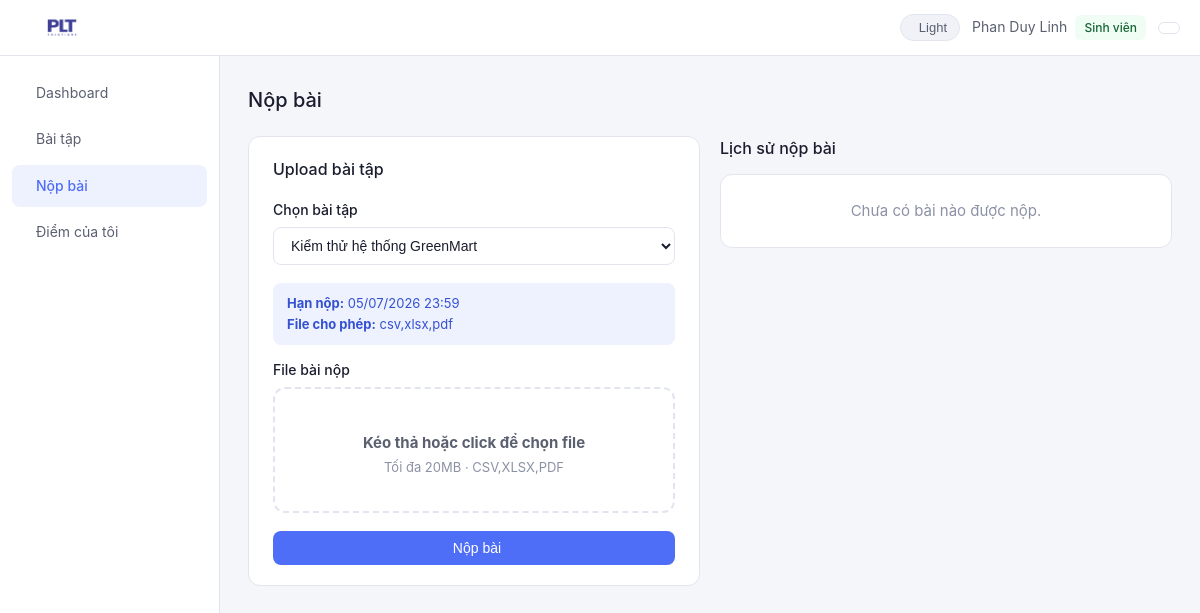
The app's page /submit.php?id=2 (signed in) with its own data.
### tables this page shows
CREATE TABLE assignments (
    id INT AUTO_INCREMENT PRIMARY KEY,
    title VARCHAR(200) NOT NULL,
    description TEXT,
    deadline DATETIME NOT NULL,
    class VARCHAR(50) NOT NULL,
    file_types VARCHAR(100) DEFAULT 'csv,xlsx,pdf',
    teacher_id INT NOT NULL,
    created_at TIMESTAMP DEFAULT CURRENT_TIMESTAMP,
    FOREIGN KEY (teacher_id) REFERENCES users(id)
);

### submit.php (the view, shortened to what this page needs)
<?php
$db = getDB();
$uid = $_SESSION['user_id'];
$stmt = $db->prepare('SELECT a.*, (SELECT id FROM submissions WHERE assignment_id=a.id AND student_id=?) as sub_id, (SELECT file_name FROM submissions WHERE assignment_id=a.id AND student_id=?) as sub_file, (SELECT status FROM submissions WHERE assignment_id=a.id AND student_id=?) as sub_status FROM assignments a WHERE a.class=? ORDER BY a.deadline ASC');
$stmt->execute([$uid, $uid, $uid, $_SESSION['class']]);
$assignments = $stmt->fetchAll();
$selectedId = (int)($_GET['id'] ?? 0);
$selected = null;
foreach ($assignments as $a) {
    if ($a['id'] == $selectedId) { $selected = $a; break; }
}
$stmt = $db->prepare('SELECT s.*, a.title, g.score, g.feedback FROM submissions s JOIN assignments a ON a.id=s.assignment_id LEFT JOIN grades g ON g.submission_id=s.id WHERE s.student_id=? ORDER BY s.submitted_at DESC');
$stmt->execute([$uid]);
$mySubmissions = $stmt->fetchAll();
require_once __DIR__ . '/includes/header.php';
?>
<div class="page-header">
  <div class="page-title">Nộp bài</div>
</div>
<div style="display:grid;grid-template-columns:1fr 1fr;gap:20px;align-items:start">
<div class="card">
  <div style="font-size:16px;font-weight:500;margin-bottom:16px">Upload bài tập</div>
  <form method="POST" enctype="multipart/form-data" id="uploadForm">
    <div class="form-group">
      <label class="form-label">Chọn bài tập</label>
      <select name="assignment_id" class="form-control" required onchange="this.form.submit()" id="assignSelect">
        <?php foreach ($assignments as $a): ?>
          <?php $expired = strtotime($a['deadline']) < time(); ?>
          <option value="<?= $a['id'] ?>" <?= $a['id']==$selectedId?'selected':'' ?> <?= $expired?'disabled':'' ?>>
            <?= htmlspecialchars($a['title']) ?> <?= $expired?'(Hết hạn)':'' ?>
          </option>
        <?php endforeach; ?>
      </select>
    </div>
    <?php if ($selected): ?>
    <div style="background:var(--accent-bg);border-radius:8px;padding:10px 14px;font-size:13px;color:var(--accent-text);margin-bottom:14px">
      <strong>Hạn nộp:</strong> <?= date('d/m/Y H:i', strtotime($selected['deadline'])) ?><br>
      <strong>File cho phép:</strong> <?= htmlspecialchars($selected['file_types']) ?>
    </div>
    <div class="form-group">
      <label class="form-label">File bài nộp</label>
      <div class="upload-zone" id="uploadZone">
        <strong id="uploadZoneText">Kéo thả hoặc click để chọn file</strong><br>
        <span style="font-size:13px;color:var(--text3)" id="uploadZoneHint">Tối đa 20MB · <?= htmlspecialchars(strtoupper($selected['file_types'])) ?></span>
      </div>
    </div>
    <button type="submit" class="btn btn-primary" style="width:100%;justify-content:center;" id="submitBtn">
      <i class="ti ti-upload"></i> Nộp bài
    </button>
    <?php else: ?>
    <div style="color:var(--text3);font-size:14px;text-align:center;padding:20px 0">Chọn bài tập để tiếp tục</div>
    <?php endif; ?>
  </form>
</div>
<div>
  <div style="font-size:16px;font-weight:500;margin-bottom:12px">Lịch sử nộp bài</div>
  <div class="list-card">
    <?php if (empty($mySubmissions)): ?>
    <div style="padding:24px;text-align:center;color:var(--text3)">Chưa có bài nào được nộp.</div>
    <?php endif; ?>
  </div>
</div>
</div>
<?php require_once __DIR__ . '/includes/footer.php'; ?>

### assets/css/style.css (style rules this page uses)
:root { --bg: #f5f6fa; --surface: #ffffff; --surface2: #f0f2f7; --text: #1a1d2e; --text2: #5a6070; --text3: #8b92a5; --accent: #4f6ef7; --accent-bg: #eef1fe; --accent-text: #3451d1; --success: #22c55e; --success-bg: #f0fdf4; --success-text: #166534; --warning: #f59e0b; --warning-bg: #fffbeb; --warning-text: #92400e; --danger: #ef4444; --danger-bg: #fef2f2; --danger-text: #991b1b; --border: #e2e5ef; --radius: 12px; --sidebar-w: 220px; --topbar-h: 56px; }
*, *::before, *::after { box-sizing: border-box; margin: 0; padding: 0; }
body { font-family: -apple-system, BlinkMacSystemFont, 'Segoe UI', sans-serif; background: var(--bg); color: var(--text); font-size: 15px; line-height: 1.6; transition: background .25s, color .25s; }
.btn { display: inline-flex; align-items: center; gap: 6px; padding: 9px 18px; border-radius: 8px; font-size: 14px; font-weight: 500; cursor: pointer; transition: all .2s; border: none; }
.btn-primary { background: var(--accent); color: #fff; }
.card { background: var(--surface); border: 1px solid var(--border); border-radius: var(--radius); padding: 20px 24px; transition: border-color .2s; }
.page-header { display: flex; align-items: center; justify-content: space-between; margin-bottom: 20px; }
.page-title { font-size: 20px; font-weight: 500; }
.list-card { background: var(--surface); border: 1px solid var(--border); border-radius: var(--radius); overflow: hidden; }
.form-group { margin-bottom: 18px; }
.form-label { display: block; font-size: 14px; font-weight: 500; margin-bottom: 6px; }
.form-control { width: 100%; padding: 9px 13px; border: 1px solid var(--border); border-radius: 8px; background: var(--surface); color: var(--text); font-size: 14px; transition: border-color .2s; }
.upload-zone { border: 2px dashed var(--border); border-radius: var(--radius); padding: 32px; text-align: center; cursor: pointer; transition: border-color .2s, background .2s, transform .15s; color: var(--text2); }

### records on screen
assignments: deadline "05/07/2026 23:59", file_types "csv,xlsx,pdf", file_types "CSV,XLSX,PDF"

### other values on screen
$_SESSION['name'] "Phan Duy Linh"
t('Sinh viên') "Sinh viên"
form field assignment_id "Kiểm thử hệ thống GreenMart"
